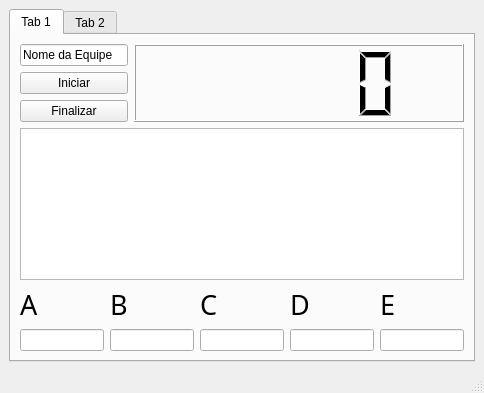
<?xml version="1.0" encoding="UTF-8"?>
<ui version="4.0">
 <class>MainWindow</class>
 <widget class="QMainWindow" name="MainWindow">
  <property name="geometry">
   <rect>
    <x>0</x>
    <y>0</y>
    <width>484</width>
    <height>393</height>
   </rect>
  </property>
  <property name="windowTitle">
   <string>MainWindow</string>
  </property>
  <widget class="QWidget" name="centralwidget">
   <layout class="QVBoxLayout" name="verticalLayout_2">
    <item>
     <widget class="QTabWidget" name="tabWidget">
      <widget class="QWidget" name="tab">
       <attribute name="title">
        <string>Tab 1</string>
       </attribute>
       <layout class="QVBoxLayout" name="verticalLayout_9">
        <item>
         <layout class="QFormLayout" name="formLayout_2">
          <item row="0" column="0">
           <layout class="QVBoxLayout" name="verticalLayout_3">
            <item>
             <widget class="QLineEdit" name="Equipe">
              <property name="text">
               <string>Nome da Equipe</string>
              </property>
             </widget>
            </item>
            <item>
             <widget class="QPushButton" name="Iniciar">
              <property name="text">
               <string>Iniciar</string>
              </property>
             </widget>
            </item>
            <item>
             <widget class="QPushButton" name="Finalizar">
              <property name="text">
               <string>Finalizar</string>
              </property>
             </widget>
            </item>
           </layout>
          </item>
          <item row="0" column="1">
           <widget class="QLCDNumber" name="lcdNumber"/>
          </item>
         </layout>
        </item>
        <item>
         <widget class="QGraphicsView" name="graphicsView"/>
        </item>
        <item>
         <layout class="QHBoxLayout" name="horizontalLayout_2">
          <item>
           <layout class="QVBoxLayout" name="verticalLayout_4">
            <item>
             <widget class="QLabel" name="label">
              <property name="font">
               <font>
                <family>Impact</family>
                <pointsize>20</pointsize>
               </font>
              </property>
              <property name="text">
               <string>A</string>
              </property>
             </widget>
            </item>
            <item>
             <widget class="QLineEdit" name="lineEdit_A"/>
            </item>
           </layout>
          </item>
          <item>
           <layout class="QVBoxLayout" name="verticalLayout_5">
            <item>
             <widget class="QLabel" name="label_2">
              <property name="font">
               <font>
                <family>Impact</family>
                <pointsize>20</pointsize>
               </font>
              </property>
              <property name="text">
               <string>B</string>
              </property>
             </widget>
            </item>
            <item>
             <widget class="QLineEdit" name="lineEdit_B"/>
            </item>
           </layout>
          </item>
          <item>
           <layout class="QVBoxLayout" name="verticalLayout_6">
            <item>
             <widget class="QLabel" name="label_3">
              <property name="font">
               <font>
                <family>Impact</family>
                <pointsize>20</pointsize>
               </font>
              </property>
              <property name="text">
               <string>C</string>
              </property>
             </widget>
            </item>
            <item>
             <widget class="QLineEdit" name="lineEdit_C"/>
            </item>
           </layout>
          </item>
          <item>
           <layout class="QVBoxLayout" name="verticalLayout_7">
            <item>
             <widget class="QLabel" name="label_4">
              <property name="font">
               <font>
                <family>Impact</family>
                <pointsize>20</pointsize>
               </font>
              </property>
              <property name="text">
               <string>D</string>
              </property>
             </widget>
            </item>
            <item>
             <widget class="QLineEdit" name="lineEdit_D"/>
            </item>
           </layout>
          </item>
          <item>
           <layout class="QVBoxLayout" name="verticalLayout_8">
            <item>
             <widget class="QLabel" name="label_5">
              <property name="font">
               <font>
                <family>Impact</family>
                <pointsize>20</pointsize>
               </font>
              </property>
              <property name="text">
               <string>E</string>
              </property>
             </widget>
            </item>
            <item>
             <widget class="QLineEdit" name="lineEdit_E"/>
            </item>
           </layout>
          </item>
         </layout>
        </item>
       </layout>
      </widget>
      <widget class="QWidget" name="tab_2">
       <attribute name="title">
        <string>Tab 2</string>
       </attribute>
      </widget>
     </widget>
    </item>
   </layout>
  </widget>
  <widget class="QMenuBar" name="menubar">
   <property name="geometry">
    <rect>
     <x>0</x>
     <y>0</y>
     <width>484</width>
     <height>21</height>
    </rect>
   </property>
  </widget>
  <widget class="QStatusBar" name="statusbar"/>
 </widget>
 <resources/>
 <connections/>
</ui>
